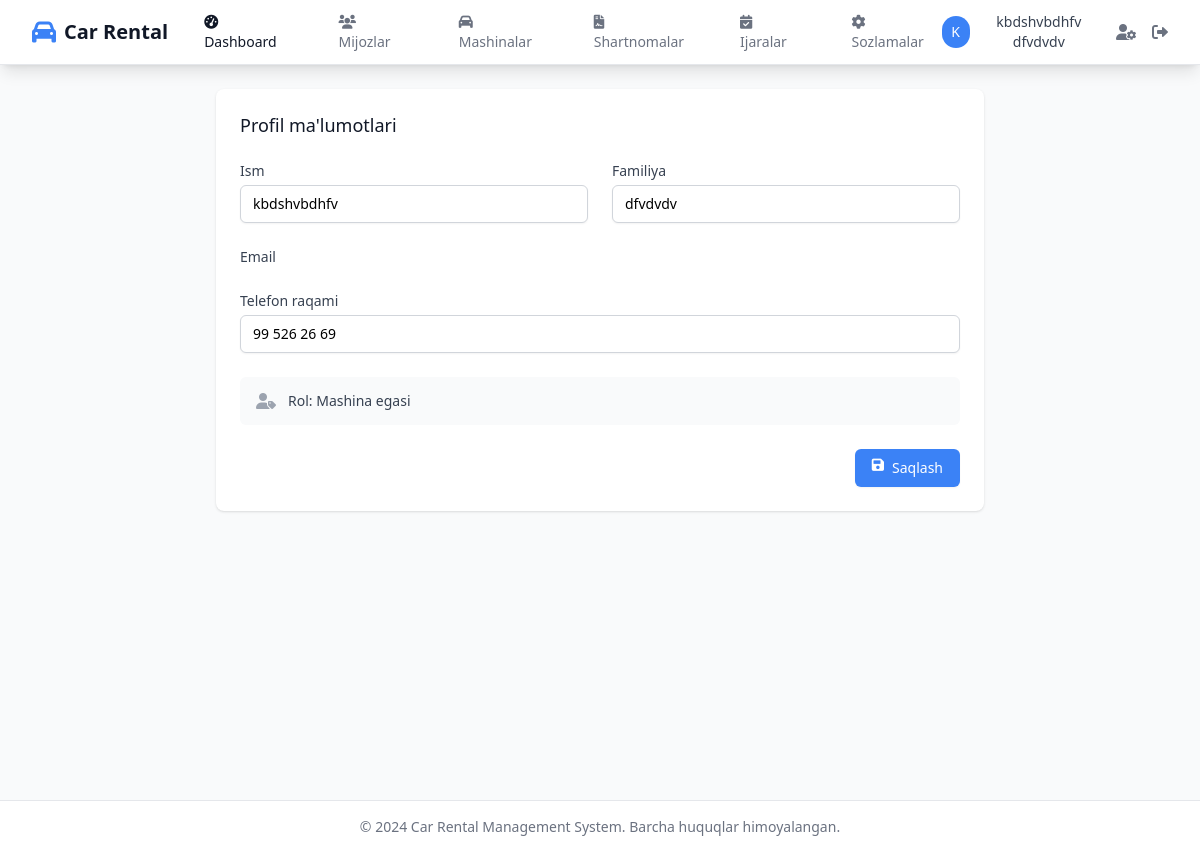
The page /accounts/profile/ (signed in) on the database its author committed.
### accounts/models.py (models this page shows, shortened)
class CustomUser(AbstractUser):
    class Roles(models.TextChoices):
        OWNER = "owner", "Mashina egasi"
        RENTER = "renter", "Ijara oluvchi"
    role = models.CharField(max_length=10, choices=Roles.choices)
    phone = models.CharField(max_length=30, blank=True)
    is_verified = models.BooleanField(default=False)

### accounts/views.py (the view)
# urls.py: path('profile/', views.profile, name='profile'),
@login_required
def profile(request):
    if request.method == 'POST':
        form = UserUpdateForm(request.POST, instance=request.user)
        if form.is_valid():
            form.save()
            messages.success(request, 'Profil muvaffaqiyatli yangilandi!')
            return redirect('profile')
    else:
        form = UserUpdateForm(instance=request.user)
    return render(request, 'accounts/profile.html', {'form': form})

### accounts/forms.py
class UserUpdateForm(forms.ModelForm):
    class Meta:
        model = CustomUser
        fields = ('first_name', 'last_name', 'phone')
    def __init__(self, *args, **kwargs):
        super().__init__(*args, **kwargs)
        css_class = 'mt-1 block w-full rounded-md border-gray-300 shadow-sm focus:border-primary focus:ring-primary sm:text-sm py-2 px-3 border border-gray-300 rounded-md'
        self.fields['first_name'].widget.attrs.update({
            'class': css_class,
            'placeholder': 'Ismni kiriting'
        })
        self.fields['last_name'].widget.attrs.update({
            'class': css_class,
            'placeholder': 'Familiyani kiriting'
        })
        self.fields['phone'].widget.attrs.update({
            'class': css_class,
            'placeholder': '+998 90 123 45 67'
        })

### templates/accounts/profile.html (shortened to what this page needs)
{% extends 'base.html' %}
{% block content %}
<div class="max-w-3xl mx-auto">
    <div class="bg-white shadow rounded-lg">
        <div class="px-4 py-5 sm:p-6">
            <h3 class="text-lg leading-6 font-medium text-gray-900 mb-6">Profil ma'lumotlari</h3>
            <form method="post" class="space-y-6">
                <div class="grid grid-cols-1 gap-6 sm:grid-cols-2">
                    <div>
                        <label for="{{ form.first_name.id_for_label }}" class="block text-sm font-medium text-gray-700">Ism</label>
                        {{ form.first_name }}
                    </div>
                    <div>
                        <label for="{{ form.last_name.id_for_label }}" class="block text-sm font-medium text-gray-700">Familiya</label>
                        {{ form.last_name }}
                    </div>
                </div>
                <div>
                    <label for="{{ form.email.id_for_label }}" class="block text-sm font-medium text-gray-700">Email</label>
                </div>
                <div>
                    <label for="{{ form.phone.id_for_label }}" class="block text-sm font-medium text-gray-700">Telefon raqami</label>
                    {{ form.phone }}
                </div>
                <div class="bg-gray-50 px-4 py-3 rounded-md">
                    <div class="flex items-center">
                        <div class="flex-shrink-0">
                            <i class="fas fa-user-tag text-gray-400"></i>
                        </div>
                        <div class="ml-3">
                            <p class="text-sm text-gray-700">
                                <span class="font-medium">Rol:</span> {{ user.get_role_display }}
                            </p>
                        </div>
                    </div>
                </div>
                <div class="flex justify-end">
                    <button type="submit" class="ml-3 inline-flex justify-center py-2 px-4 border border-transparent shadow-sm text-sm font-medium rounded-md text-white bg-primary hover:bg-secondary focus:outline-none focus:ring-2 focus:ring-offset-2 focus:ring-primary">
                        <i class="fas fa-save mr-2"></i>
                        Saqlash
                    </button>
                </div>
            </form>
        </div>
    </div>
</div>
{% endblock %}

### templates/base.html (shortened to what this page needs)
<!DOCTYPE html>
<html lang="uz" class="h-full">
<head>
    <script src="https://cdn.tailwindcss.com"></script>
    <link href="https://cdnjs.cloudflare.com/ajax/libs/font-awesome/6.0.0/css/all.min.css" rel="stylesheet">
</head>
<body class="h-full bg-gray-50">
    <div class="min-h-full">
        <nav class="bg-white shadow-lg border-b border-gray-200">
            <div class="max-w-7xl mx-auto px-4 sm:px-6 lg:px-8">
                <div class="flex justify-between h-16">
                    <div class="flex items-center">
                        <div class="flex-shrink-0">
                            <a href="{% url 'dashboard' %}" class="flex items-center">
                                <i class="fas fa-car text-primary text-2xl mr-2"></i>
                                <span class="text-xl font-bold text-gray-900">Car Rental</span>
                            </a>
                        </div>
                        {% if user.is_authenticated %}
                        <div class="hidden md:ml-6 md:flex md:space-x-8">
                            <a href="{% url 'dashboard' %}" class="text-gray-900 hover:text-primary px-3 py-2 rounded-md text-sm font-medium">
                                <i class="fas fa-tachometer-alt mr-1"></i> Dashboard
                            </a>
                            <a href="{% url 'users_list' %}" class="text-gray-500 hover:text-primary px-3 py-2 rounded-md text-sm font-medium">
                                <i class="fas fa-users mr-1"></i> Mijozlar
                            </a>
                            <a href="{% url 'vehicle_list' %}" class="text-gray-500 hover:text-primary px-3 py-2 rounded-md text-sm font-medium">
                                <i class="fas fa-car mr-1"></i> Mashinalar
                            </a>
                            <a href="{% url 'contract_list' %}" class="text-gray-500 hover:text-primary px-3 py-2 rounded-md text-sm font-medium">
                                <i class="fas fa-file-contract mr-1"></i> Shartnomalar
                            </a>
                            <a href="{% url 'booking_list' %}" class="text-gray-500 hover:text-primary px-3 py-2 rounded-md text-sm font-medium">
                                <i class="fas fa-calendar-check mr-1"></i> Ijaralar
                            </a>
                            <a href="{% url 'constants_list' %}" class="text-gray-500 hover:text-primary px-3 py-2 rounded-md text-sm font-medium">
                                <i class="fas fa-cog mr-1"></i> Sozlamalar
                            </a>
                        </div>
                        {% endif %}
                    </div>
                    {% if user.is_authenticated %}
                    <div class="flex items-center space-x-4">
                        <div class="relative">
                            <button class="flex items-center text-sm rounded-full focus:outline-none focus:ring-2 focus:ring-offset-2 focus:ring-primary">
                                <div class="h-8 w-8 rounded-full bg-primary flex items-center justify-center">
                                    <span class="text-white text-sm font-medium">{{ user.username|first|upper }}</span>
                                </div>
                                <span class="ml-2 text-gray-700">{{ user.get_full_name|default:user.username }}</span>
                            </button>
                        </div>
                        <a href="{% url 'profile' %}" class="text-gray-500 hover:text-primary">
                            <i class="fas fa-user-cog"></i>
                        </a>
                        <a href="{% url 'logout' %}" class="text-gray-500 hover:text-primary">
                            <i class="fas fa-sign-out-alt"></i>
                        </a>
                    </div>
                    {% else %}
                    <div class="flex items-center space-x-4">
                        <a href="{% url 'login' %}" class="bg-primary text-white px-4 py-2 rounded-md text-sm font-medium hover:bg-secondary">
                            <i class="fas fa-sign-in-alt mr-1"></i> Admin Kirish
                        </a>
                    </div>
                    {% endif %}
                </div>
            </div>
        </nav>
        <main class="max-w-7xl mx-auto py-6 sm:px-6 lg:px-8">
            {% block content %}{% endblock %}
        </main>
    </div>
    <footer class="bg-white border-t border-gray-200 mt-auto">
        <div class="max-w-7xl mx-auto py-4 px-4 sm:px-6 lg:px-8">
            <div class="text-center text-gray-500 text-sm">
                <p>&copy; 2024 Car Rental Management System. Barcha huquqlar himoyalangan.</p>
            </div>
        </div>
    </footer>
</body>
</html>

### templates/base.html (style rules this page uses)
input[type="text"], input[type="email"], input[type="password"], select { transition: all 0.2s ease-in-out; }

### rows shown on the page
CustomUser: username|first "K", get_full_name "kbdshvbdhfv dfvdvdv", first_name "kbdshvbdhfv", last_name "dfvdvdv", phone "99 526 26 69", role "Mashina egasi"
